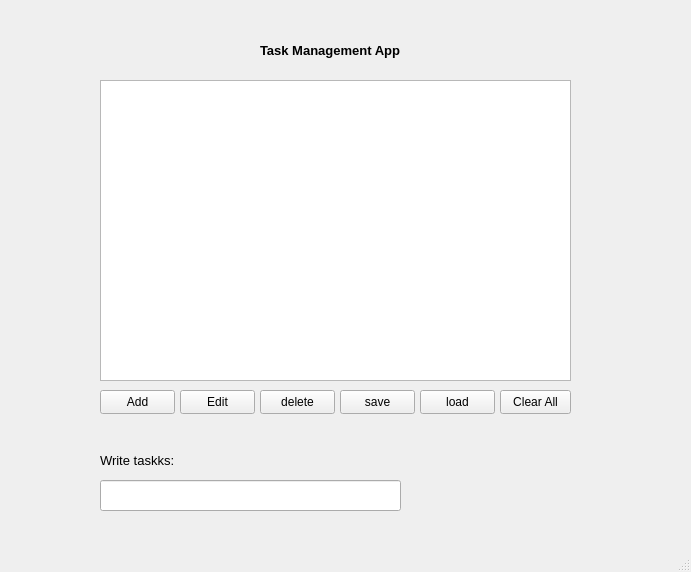
<?xml version="1.0" encoding="UTF-8"?>
<ui version="4.0">
 <class>MainWindow</class>
 <widget class="QMainWindow" name="MainWindow">
  <property name="geometry">
   <rect>
    <x>0</x>
    <y>0</y>
    <width>691</width>
    <height>572</height>
   </rect>
  </property>
  <property name="windowTitle">
   <string>MainWindow</string>
  </property>
  <widget class="QWidget" name="centralwidget">
   <widget class="QListWidget" name="taskList">
    <property name="geometry">
     <rect>
      <x>100</x>
      <y>80</y>
      <width>471</width>
      <height>301</height>
     </rect>
    </property>
   </widget>
   <widget class="QLineEdit" name="taskInput">
    <property name="geometry">
     <rect>
      <x>100</x>
      <y>480</y>
      <width>301</width>
      <height>31</height>
     </rect>
    </property>
   </widget>
   <widget class="QPushButton" name="addButton">
    <property name="geometry">
     <rect>
      <x>100</x>
      <y>390</y>
      <width>75</width>
      <height>24</height>
     </rect>
    </property>
    <property name="text">
     <string>Add</string>
    </property>
   </widget>
   <widget class="QPushButton" name="editButton">
    <property name="geometry">
     <rect>
      <x>180</x>
      <y>390</y>
      <width>75</width>
      <height>24</height>
     </rect>
    </property>
    <property name="text">
     <string>Edit</string>
    </property>
   </widget>
   <widget class="QPushButton" name="deleteButton">
    <property name="geometry">
     <rect>
      <x>260</x>
      <y>390</y>
      <width>75</width>
      <height>24</height>
     </rect>
    </property>
    <property name="text">
     <string>delete</string>
    </property>
   </widget>
   <widget class="QPushButton" name="saveButton">
    <property name="geometry">
     <rect>
      <x>340</x>
      <y>390</y>
      <width>75</width>
      <height>24</height>
     </rect>
    </property>
    <property name="text">
     <string>save</string>
    </property>
   </widget>
   <widget class="QPushButton" name="loadButton">
    <property name="geometry">
     <rect>
      <x>420</x>
      <y>390</y>
      <width>75</width>
      <height>24</height>
     </rect>
    </property>
    <property name="text">
     <string>load</string>
    </property>
   </widget>
   <widget class="QPushButton" name="clearAllButton">
    <property name="geometry">
     <rect>
      <x>500</x>
      <y>390</y>
      <width>71</width>
      <height>24</height>
     </rect>
    </property>
    <property name="text">
     <string>Clear All</string>
    </property>
   </widget>
   <widget class="QLabel" name="label">
    <property name="geometry">
     <rect>
      <x>260</x>
      <y>40</y>
      <width>141</width>
      <height>20</height>
     </rect>
    </property>
    <property name="sizePolicy">
     <sizepolicy hsizetype="Expanding" vsizetype="Fixed">
      <horstretch>0</horstretch>
      <verstretch>0</verstretch>
     </sizepolicy>
    </property>
    <property name="font">
     <font>
      <pointsize>10</pointsize>
      <bold>true</bold>
     </font>
    </property>
    <property name="text">
     <string>Task Management App</string>
    </property>
   </widget>
   <widget class="QLabel" name="label_2">
    <property name="geometry">
     <rect>
      <x>100</x>
      <y>450</y>
      <width>101</width>
      <height>20</height>
     </rect>
    </property>
    <property name="font">
     <font>
      <pointsize>10</pointsize>
      <bold>false</bold>
     </font>
    </property>
    <property name="text">
     <string>Write taskks: </string>
    </property>
   </widget>
  </widget>
  <widget class="QStatusBar" name="statusbar"/>
 </widget>
 <resources/>
 <connections/>
</ui>
